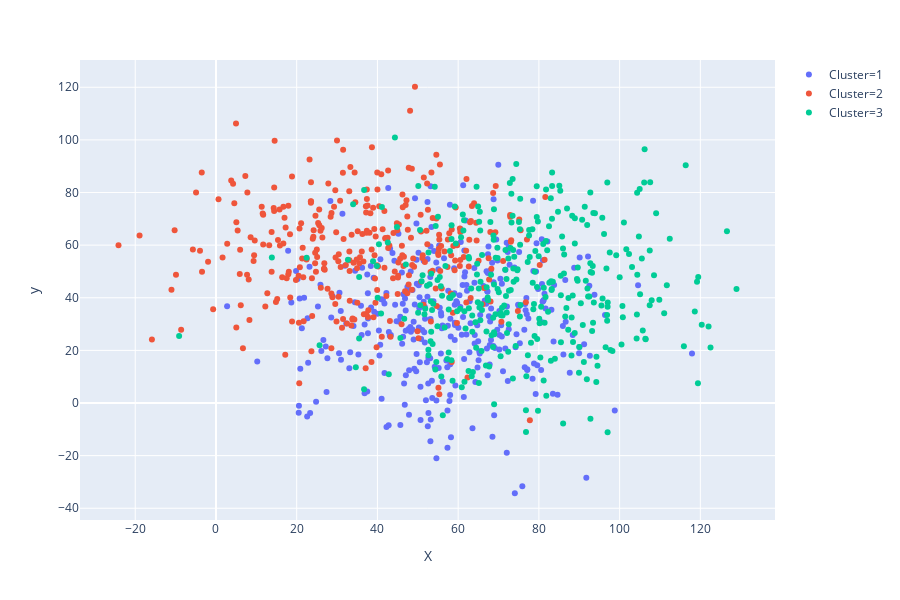

The cell this chart's notebook holds for it:
### Code cell
#mock data maker
def make_df(total_size, number_of_clusters, gauss_dist = 20):
    df = pd.DataFrame()
    x = []
    y = []
    cluster_num = []
    for i in range(number_of_clusters):
        center_x = randint(1, 100)
        center_y = randint(1, 100)
        for j in range(total_size//number_of_clusters):
            x.append(center_x+gauss(0, gauss_dist))
            y.append(center_y+gauss(0, gauss_dist))
            cluster_num.append(str(i+1))
    df['X'] = x
    df['y'] = y
    df['Cluster'] = cluster_num
    return df

my_df = make_df(1000, 3)
fig = px.scatter(my_df, x='X', y = 'y', color='Cluster')
fig.show()

### Figure 1 — Plotly figure (JSON) as saved in the notebook; plotly's stock layout.template omitted (floating-point values rounded to 4 significant figures; data arrays with more than 128 entries replaced by an {"elided": "..."} marker saying what was removed)
{"data": [{"hoverlabel": {"namelength": 0}, "hovertemplate": "Cluster=1<br>X=%{x}<br>y=%{y}", "legendgroup": "Cluster=1", "marker": {"color": "#636efa", "symbol": "circle"}, "mode": "markers", "name": "Cluster=1", "showlegend": true, "type": "scatter", "x": {"elided": "333 float values"}, "xaxis": "x", "y": {"elided": "333 float values"}, "yaxis": "y"}, {"hoverlabel": {"namelength": 0}, "hovertemplate": "Cluster=2<br>X=%{x}<br>y=%{y}", "legendgroup": "Cluster=2", "marker": {"color": "#EF553B", "symbol": "circle"}, "mode": "markers", "name": "Cluster=2", "showlegend": true, "type": "scatter", "x": {"elided": "333 float values"}, "xaxis": "x", "y": {"elided": "333 float values"}, "yaxis": "y"}, {"hoverlabel": {"namelength": 0}, "hovertemplate": "Cluster=3<br>X=%{x}<br>y=%{y}", "legendgroup": "Cluster=3", "marker": {"color": "#00cc96", "symbol": "circle"}, "mode": "markers", "name": "Cluster=3", "showlegend": true, "type": "scatter", "x": {"elided": "333 float values"}, "xaxis": "x", "y": {"elided": "333 float values"}, "yaxis": "y"}], "layout": {"height": 600, "legend": {"tracegroupgap": 0}, "margin": {"t": 60}, "xaxis": {"anchor": "y", "domain": [0, 1], "title": {"text": "X"}}, "yaxis": {"anchor": "x", "domain": [0, 1], "title": {"text": "y"}}}}
